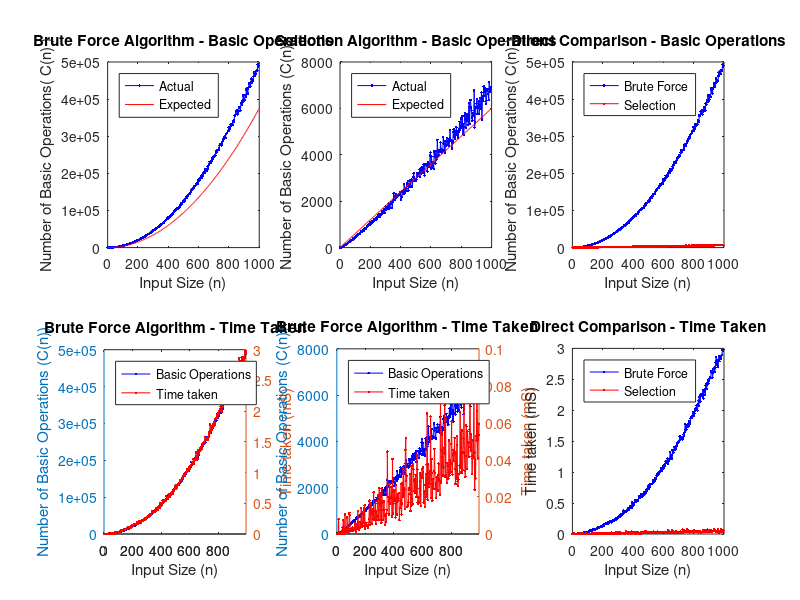

Recreate this plot in MATLAB.
clear; clc; close all;

result_array = csvread('results.csv',1,0);

input_size = result_array(:,1)';
brute_time_taken = result_array(:,2)';
brute_num_operations = result_array(:,3)';
select_time_taken = result_array(:,4)';
select_num_operations = result_array(:,5)';

brute_num_operations_expected = (3/8)*(input_size.^2);
select_num_operations_expected = 6*(input_size.^1);

line_style_1 = '.b-';
line_style_2 = '.r-';
line_style_expected = 'r';

%% Plot Brute Force Efficiency

% plot the number of operations
subplot(2,3,1);
plot(input_size, brute_num_operations, line_style_1);
hold on;
plot(input_size, brute_num_operations_expected, line_style_expected);
title('Brute Force Algorithm - Basic Operations');
xlabel('Input Size (n)');
ylabel('Number of Basic Operations( C(n) )');
legend('Actual','Expected', 'Location', 'NorthWest');
hold off;

% Plot the time taken
subplot(2,3,4);
[hAx,hLine1,hLine2] = plotyy(input_size, brute_num_operations, input_size, brute_time_taken);
hold on;
set(hLine1,'marker','.','linestyle','-','color','b');
set(hLine2,'marker','.','linestyle','-','color','r');
title('Brute Force Algorithm - Time Taken');
xlabel('Input Size (n)');
ylabel(hAx(1),'Number of Basic Operations (C(n))') % left y-axis
ylabel(hAx(2),'Time taken (mS)') % right y-axis
legend('Basic Operations','Time taken', 'Location', 'NorthWest');
hold off;

%% Plot Slection Efficiency

% plot the number of operations
subplot(2,3,2);
plot(input_size, select_num_operations, line_style_1);
hold on;
plot(input_size, select_num_operations_expected, line_style_expected);
title('Selection Algorithm - Basic Operations');
xlabel('Input Size (n)');
ylabel('Number of Basic Operations (C(n))');
legend('Actual','Expected', 'Location', 'NorthWest');
hold off;

% Plot the time taken
subplot(2,3,5);
[hAx,hLine1,hLine2] = plotyy(input_size, select_num_operations, input_size, select_time_taken);
hold on;
set(hLine1,'marker','.','linestyle','-','color','b');
set(hLine2,'marker','.','linestyle','-','color','r');
title('Brute Force Algorithm - Time Taken');
xlabel('Input Size (n)');
ylabel(hAx(1),'Number of Basic Operations (C(n))') % left y-axis
ylabel(hAx(2),'Time taken (mS)') % right y-axis
legend('Basic Operations','Time taken', 'Location', 'NorthWest');
hold off;

%% Direct comparison

% Plot the number of operations
subplot(2,3,3);
plot(input_size, brute_num_operations, line_style_1);
hold on;
plot(input_size, select_num_operations, line_style_2);
title('Direct Comparison - Basic Operations');
xlabel('Input Size (n)');
ylabel('Number of Basic Operations( C(n) )');
legend('Brute Force','Selection', 'Location', 'NorthWest');
hold off;

% Plot the number of operations
subplot(2,3,6);
plot(input_size, brute_time_taken, line_style_1);
hold on;
plot(input_size, select_time_taken, line_style_2);
title('Direct Comparison - Time Taken');
xlabel('Input Size (n)');
ylabel('Time taken (mS)');
legend('Brute Force','Selection', 'Location', 'NorthWest');
hold off;

percenatge_diff = sum((brute_num_operations-brute_num_operations_expected)./brute_num_operations_expected)/length(brute_num_operations_expected);
